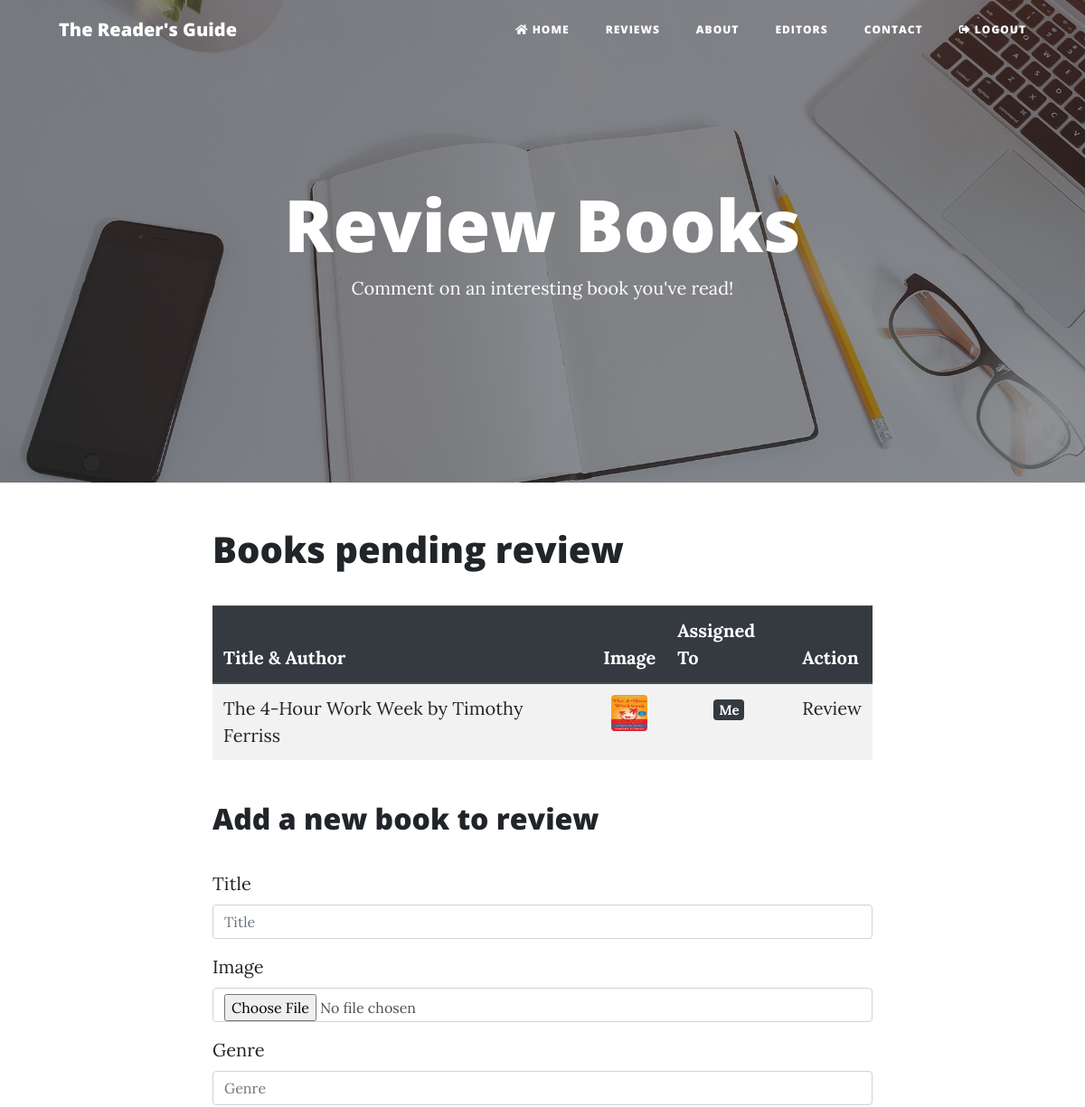
The app's page /review/ (signed in, upper part), older data.
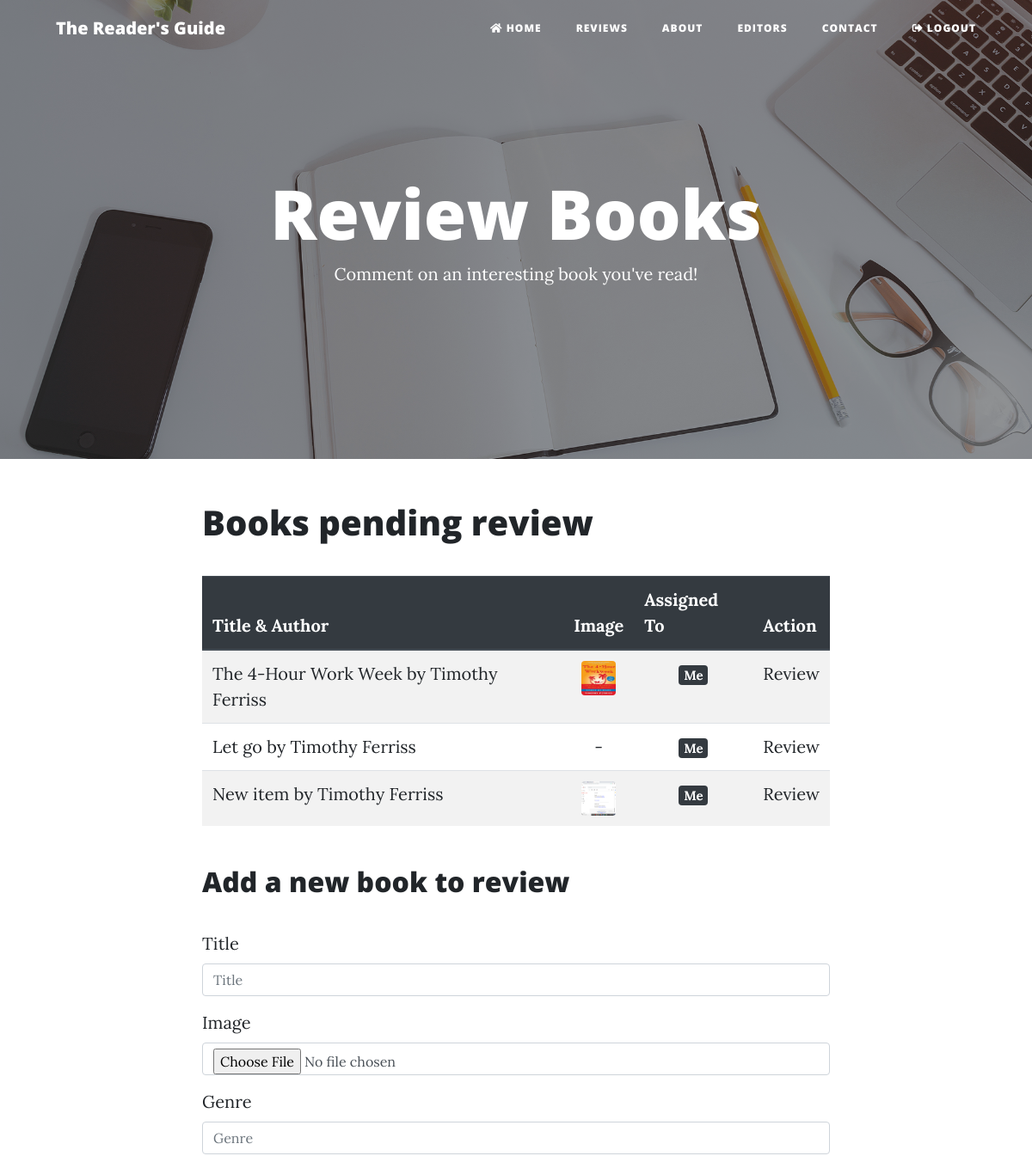
The same page, newer data.
### books/models.py (models this page shows, shortened)
class Book(models.Model):
    title = models.CharField(max_length=150)
    authors = models.ManyToManyField("Author", related_name="books")
    image = models.ImageField(upload_to='book-images/', blank=True, null=True)
    genre = models.CharField(max_length=64, blank=True, null=True)
    review = models.TextField(blank=True, null=True)
    reviewed_by = models.ForeignKey(Editor, blank=True, null=True, related_name="reviews", on_delete=models.CASCADE)
    date_reviewed = models.DateTimeField(blank=True, null=True, default=datetime.now())
    is_favourite = models.BooleanField(default=False, verbose_name="Favourite?")
    comments = models.ManyToManyField(Comment, related_name="feedback", blank=True)
    slug = models.SlugField(max_length=150, null = True, blank = True)
    audible = models.URLField(max_length=500, null=True, blank=True)
    kindle = models.URLField(max_length=500, null=True, blank=True)
    def list_authors(self):
        return ", ".join([author.name for author in self.authors.all()])

class Author(models.Model):
    name = models.CharField(max_length=70, help_text="Use real name", unique=True)
    def __str__(self):
        return self.name

### books/views.py (the view, shortened to what this page needs)
# urls.py: path('review/', login_required(ReviewList.as_view()), name='review-books'),
class ReviewList(View):
    def get(self, request):
        books = Book.objects.all()
        context = {
            'books': books,
            'form': BookForm,
        }
        return render(request, "list-to-review.html", context)

### books/models.py (called while the page is built)
    def __str__(self):
        return  f"{self.user}"

### books/templates/list-to-review.html (shortened to what this page needs)
{% extends "index.html" %}
{% load bootstrap4 %}
{% block style %}
style="background-image: url('../static/img/home-bg.jpg')"
{% endblock %}
{% block heading %}
<div class="site-heading">
	<h1>Review Books</h1>
	<span class="meta">Comment on an interesting book you've read!</span>
  </div>
{% endblock %}
{% block content %}
	<h1>Books pending review</h1>
	<br>
	{% if books %}
		<table class="table table-striped ">
			<thead class="thead-dark">
				<th>Title &amp; Author</th>
				<th>Image</th>
				<th>Assigned To</th>
				<th class="align-right">Action</th>
			</thead>
			<tbody>
				{% for book in books %}
					<tr>
						<td class="title">
							{{ book.title }} by {{ book.list_authors }}
						</td>
						<td class="text-center">
							{% if book.image %}
							<img style="width: 40px; height: 40px;" class="img-fluid rounded" src="{{ book.image.url }}" alt="""></td>
							{% else %}
								-
							{% endif %}
						<td class="text-center">
							{% if book.reviewed_by.user == request.user %}
								<span class="badge badge-dark">Me</span>
							{% elif book.reviewed_by %}
							{{ book.reviewed_by.user.get_full_name|default:book.reviewed_by.user}}
							{% else %}
								-
							{% endif %}
						</td>
						<td class="align-right">
							<a href="{% url 'review-book' book.slug %}">Review</a>
						</td>
					</tr>
				{% endfor %}
			</tbody>
		</table>
	{% else %}
		<p>There are no books waiting to be reviewed.  Good job!</p>
	{% endif %}
	<br>
	<h2>Add a new book to review</h2>
	<br>
	<form action="{% url 'review-books' %}" method="post" enctype="multipart/form-data">
		{% bootstrap_form form %}
	</form>
{% endblock %}

### readit/templates/index.html (shortened to what this page needs)
{% load static %}
<!DOCTYPE html>
<html lang="en">
<head>
  <link href="{% static 'vendor/bootstrap/css/bootstrap.min.css' %}" rel="stylesheet">
  <link href="{% static 'vendor/fontawesome-free/css/all.min.css' %}" rel="stylesheet" type="text/css">
  <link href="{% static 'css/clean-blog.min.css' %}" rel="stylesheet">
</head>
<body>
  <nav class="navbar navbar-expand-lg navbar-light fixed-top" id="mainNav">
    <div class="container">
      <a class="navbar-brand" href="{% url 'books' %}">The Reader's Guide</a>
      <div class="collapse navbar-collapse" id="navbarResponsive">
        <ul class="navbar-nav ml-auto">
          <li class="nav-item">
            <a class="nav-link" href="{% url 'books' %}"><i class="fa fa-home"></i>  Home</a>
          </li>
          {% if request.user.is_authenticated %}
          <li class="nav-item">
            <a class="nav-link" href="{% url 'review-books' %}">Reviews</a>
          </li>
          {% endif %}
          <li class="nav-item">
            <a class="nav-link" href="{% url 'about' %}">About</a>
          </li>
          <li class="nav-item">
            <a class="nav-link" href="{% url 'editors' %}">Editors</a>
          </li>
          <li class="nav-item">
            <a class="nav-link" href="{% url 'contact' %}">Contact</a>
          </li>
          {% if request.user.is_authenticated %}
          <li class="nav-item">
            <a class="nav-link" href="{% url 'logout' %}"><i class="fa fa-sign-out-alt"></i> Logout</a>
          </li>
          {% endif %}
        </ul>
      </div>
    </div>
  </nav>
  <header class="masthead" {% block  style %} {% endblock %} >
    <div class="overlay"></div>
    <div class="container">
      <div class="row">
        <div class="col-lg-8 col-md-10 mx-auto">
          {% block heading %}
          {% endblock %}
        </div>
      </div>
    </div>
  </header>
  <div class="container">
    <div class="row">
      <div class="col-lg-8 col-md-10 mx-auto">
        {% block content %}
        {% endblock %}
    </div>
  </div>
  </div>
</body>
</html>

Row changes from the older to the newer data that the page shows:
added Book: title "Let go", list_authors "Timothy Ferriss", shows "Me"
added Book: title "New item", list_authors "Timothy Ferriss", image (picture), shows "Me"
